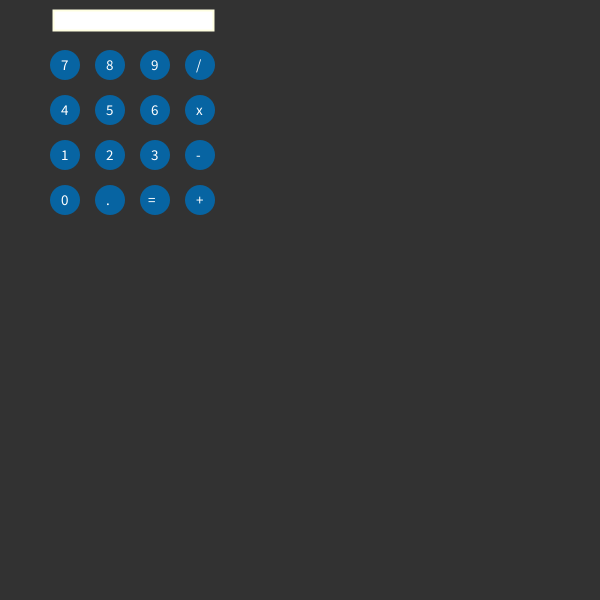
Frame 1 (no input)
Frame 60 (the mouse pressed at the canvas centre just before this capture): identical to frame 1, image omitted
Frame 120 (the mouse held since frame 60 and released just before this capture): identical to frame 1, image omitted

The Processing sketch that drew this single still picture (run headless with seeded random() and noise(); from frame 60 on, the mouse is pressed at the canvas centre):

// Processing sketch: Calculator
// ── Calculator.pde
Boton[] botones = new Boton[16];
int separation = 45;
boolean click = false;
String text = "";
float num_a;
float num_b;
float num_c;
float positions[][][] = {{{1,1},{2,1},{3,1},{4,1}},
                         {{1,2},{2,2},{3,2},{4,2}},
                         {{1,3},{2,3},{3,3},{4,3}},
                         {{1,4},{2,4},{3,4},{4,4}},
                         {{1,5},{2,5},{3,5},{4,5}}};
Screen screen = new Screen(160,20,53,10);
void setup() {
  for(int i = 0; i < 5; i++){
    for(int j = 0; j < 4; j++){
      for(int k = 0; k < 2; k++){
        positions[i][j][k] = positions[i][j][k]*separation+20; 
      }
    }
  }
  size(600,600);
  // a ( ) ->
  botones[0] = new Boton(" 7",positions[0][0][0],positions[0][0][1]);
  botones[1] = new Boton(" 8",positions[0][1][0],positions[0][1][1]);
  botones[2] = new Boton(" 9",positions[0][2][0],positions[0][2][1]);
  botones[3] = new Boton(" /",positions[0][3][0],positions[0][3][1]);
  
  botones[4] = new Boton(" 4",positions[1][0][0],positions[1][0][1]);
  botones[5] = new Boton(" 5",positions[1][1][0],positions[1][1][1]);
  botones[6] = new Boton(" 6",positions[1][2][0],positions[1][2][1]);
  botones[7] = new Boton(" x",positions[1][3][0],positions[1][3][1]);
  
  botones[8] = new Boton(" 1",positions[2][0][0],positions[2][0][1]);
  botones[9] = new Boton(" 2",positions[2][1][0],positions[2][1][1]);
  botones[10] = new Boton(" 3",positions[2][2][0],positions[2][2][1]);
  botones[11] = new Boton(" -",positions[2][3][0],positions[2][3][1]);
  
  botones[12] = new Boton(" 0",positions[3][0][0],positions[3][0][1]);
  botones[13] = new Boton(" .",positions[3][1][0],positions[3][1][1]);
  botones[14] = new Boton("=",positions[3][2][0],positions[3][2][1]);
  botones[15] = new Boton(" +",positions[3][3][0],positions[3][3][1]);
  
  // 0 . = +
  //botones[16] = new Boton(" 0",positions[4][0][0],positions[4][0][1]);
  //botones[17] = new Boton(" .",positions[4][1][0],positions[4][1][1]);
  //botones[18] = new Boton("=",positions[4][2][0],positions[4][2][1]);
  //botones[19] = new Boton(" +",positions[4][3][0],positions[4][3][1]);
  
}

void draw() {
  background(50);
  for(int i = 0; i< 16; i++){
    botones[i].display();
  }
  screen.display(text);
}

void mouseClicked(){ 
      for(int j = 0; j<16; j++){
        if ((dist(mouseX, mouseY,botones[j].position[0],botones[j].position[1])<20)){
          botones[j].setPressed(true);
          String a = botones[j].getValue();
          text_id(a);
        }
      }
}
String text_id(String b){
  if(b== "="){
    quehacer(text);
    b = "";
    text = "";
  }
  text = text + b;
  return text;
}
String quehacer(String antes){
  char part;
  boolean esdecimal = false;
  for(int i = 0; i < antes.length(); i++){
    part = antes.charAt(i);
    if(part == ' '){
    }
    if(part == '+'){
      println(antes.charAt(i-2));
      println(antes.charAt(i+2));
      num_c = parseFloat(antes.charAt(i-2))-48 + parseFloat(antes.charAt(i+2))-48;
      println(num_c); 
    }
  }
   return "hola"; 
}

// ── Boton.pde
class Boton {
  String value;
  int size;
  color color_Boton = color(7,100,162);
  color color_Text = color(255,255,255);
  float [] position = {0,0};
  public boolean pressed = false;

  Boton(String value, float x_pos, float y_pos){
    this.value = value;
    this.position[0] = x_pos;
    this.position[1] = y_pos;
    this.size = 30;
  }
  
  Boton(String value, float x_pos, float y_pos, int size){
    this.value = value;
    this.position[0] = x_pos;
    this.position[1] = y_pos;
    this.size = size;
  }
  void setPressed(boolean isPressed){
    pressed = isPressed;
  }
  String getValue(){
    return value;
  }
  
  void display(){
  push();
  fill(this.color_Boton);
  translate(0,0);
  noStroke();
  drawBoton();
  pop();
  }
  void drawBoton(){

     if(pressed){
       strokeWeight(2);
       stroke(color_Text-30);
     }
     else {
      noStroke();
    }
    circle(position[0],position[1],size);
    if(pressed){
      fill(0);
      textSize(15);
      text(value, position[0]-7.5, position[1]+4.5);
    }
    else{
      fill(color_Text);
      textSize(15);
    }
    text(value, position[0]-7, position[1]+5);
    pressed = false;
  }
}

// ── Calculate.pde
class Calculate {
  String commands;
  Calculate(String commands) {
    this.commands = commands;
  }
  float Show_Result() {
    for (int i = 0; i > commands.length(); i++) {
      
    }
    return 3;
  }
}

// ── PilaRef.pde
class Node {
  Node parent;
  public Node[] childs;
  String val; 
  Node(String s) {
    this.childs = new Node[2];
    this.parent = null;
    this.val = s;
  }

  void hi(String s) {
    this.childs[0] = new Node(s);
  }

  void hd(String s) {
    this.childs[1] = new Node(s);
  }

  void printTree() {
    if (this.childs[0] != null)
      this.childs[0].printTree();



    if (this.childs[1] != null)
      this.childs[1].printTree();
  }

  void calc(Node root) {
    Node p = root; 
    while (p.childs[0].childs[0] != null) {
      p = p.childs[0];
    }

    if (p.val == "+") {
      p.val = String.valueOf(Integer.parseInt(p.childs[0].val) + Integer.parseInt(p.childs[1].val));
    } else if (p.val == "*") {
      p.val = String.valueOf(Integer.parseInt(p.childs[0].val) * Integer.parseInt(p.childs[1].val));
    } else if (p.val == "/") {
      p.val = String.valueOf(Integer.parseInt(p.childs[0].val) / Integer.parseInt(p.childs[1].val));
    } else if (p.val == "-") {
      p.val = String.valueOf(Integer.parseInt(p.childs[0].val) - Integer.parseInt(p.childs[1].val));
    }

    p.childs[0] = null;
    p.childs[1] = null;

 

    this.printTree(); 

    if (root.childs[0] != null)
      this.calc(root);
  }
}
class Tree {
  Node root;
  Node lastFree; 
  boolean isFull; 
  int n; 
  Tree() {
    this.isFull = true;
    this.n = 0; 
    this.root = null;
    this.lastFree = null;
  }

  void insert(String s) {
    println("Metiendo " + s ); 
    if (this.root == null ) {
      this.root = new Node(s);
      this.n ++;
    } else if (s == "+"||s == "-"||s == "/"||s == "*") {
      if ((this.n - 1 ) % 2 == 0) {
        Node myNode = new Node(s);

        myNode.childs[0] = this.root;
        this.n ++; 
        this.root = myNode;
      }
    } else {
      if (this.n % 2 == 0) {
        Node newNode = new Node(s); 
        this.root.childs[1] = newNode;
        this.lastFree = this.root; 
        this.n++;
      }
    }
  }

  void printAll() {
    root.printTree();
  }

  void calculate() {
    println("Imprimiendo"); 
    this.root.calc(this.root);
  }
}

// ── Screen.pde
class Screen {
  String text;
  int [] size = {120,50};
  color color_Screen = color(255);
  color color_Text = color(0);
  float [] position = {1, 1};
  boolean pressed = true;

  Screen(int size_x, int size_y, float position_x, float position_y) {
    this.size[0] = size_x;
    this.size[1] = size_y;
    this.position[0] = position_x;
    this.position[1] = position_y;
  }
  void display(String input) {
    push();
    fill(this.color_Screen);
    translate(position[0], position[1]);
    noStroke();
    drawScreen(input);
    pop();
    input.replace(" ","");
  }
  void drawScreen(String a) {
    strokeWeight(2);
    stroke(color_Text-30);
    rect(0,0,size[0],size[1]);
    fill(0);
    textSize(15);
    for(int i = 0; i < a.length(); i++){
      if(i < 32){
        text(a.charAt(i),5*i,19);
      }
    }
    pressed = false;
  }
}
